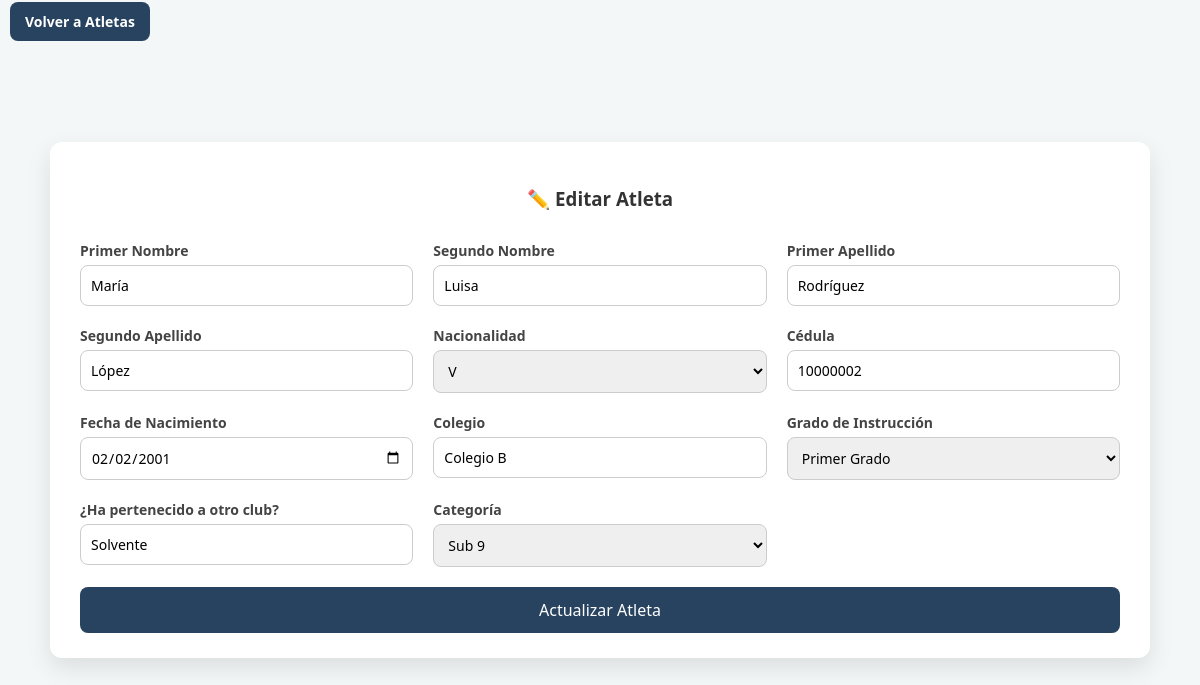
The app's page /public/EditarAtletaForm.php?ID_Atleta=A-10002 with its own data.
### tables this page shows
CREATE TABLE `atleta` (
  `CODA` int(11) NOT NULL,
  `ID_Atleta` varchar(10) DEFAULT NULL,
  `CI` varchar(11) DEFAULT NULL,
  `ID_Categoria` int(11) DEFAULT NULL,
  `Grado_Instruccion` varchar(50) DEFAULT NULL,
  `Solvencia` varchar(50) DEFAULT NULL,
  `Colegio` varchar(50) DEFAULT NULL,
  `Estatus` varchar(11) DEFAULT NULL,
  `Foto` int(11) DEFAULT NULL
);

CREATE TABLE `persona` (
  `CI` varchar(11) NOT NULL,
  `Nombre1` varchar(50) DEFAULT NULL,
  `Nombre2` varchar(50) DEFAULT NULL,
  `Apellido1` varchar(50) DEFAULT NULL,
  `Apellido2` varchar(50) DEFAULT NULL,
  `Fecha_Nac` date DEFAULT NULL
);

### class/Conex.php (called while the page is built, shortened)
<?php
	class Conexion {
		private $server="localhost";
		private $user="root";
		private $password="";
		private $BDD="futbol";
		public $conn=null;
		function __construct($s=null, $u=null, $p=null, $b=null)
		{
			$this->conn=new mysqli($this->server,$this->user, $this->password,  $this->BDD);
		}
		public function DatosAtletaCompleto($ID_Atleta){
			$sql="SELECT * FROM persona p, atleta a WHERE p.CI=a.CI and a.ID_Atleta='$ID_Atleta';";
			return $this->conn->query($sql);
		}
	}

### class/DTO.php (called while the page is built, shortened)
<?php
	require_once 'Conex.php';
	class DTO{
		public static function DatosAtletaCompleto($ID_Atleta){
			$conn=new Conexion();
			$result=$conn->DatosAtletaCompleto($ID_Atleta);
			if ($result->num_rows > 0) {
				while ($linea = $result->fetch_assoc()) {
					$Atleta[] = $linea;
				}
				return $Atleta;
			} else return 0;
		}
    }
    ?>

### class/Atleta.php (called while the page is built, shortened)
<?php
    class Atleta extends Persona{
        public static function DatosAtleta($ID_Atleta){
            return DTO::DatosAtletaCompleto($ID_Atleta);
        }
    }
?>

### public/EditarAtletaForm.php (the view, shortened to what this page needs)
<?php
    require_once "../class/Atleta.php";
    $atleta=Atleta::DatosAtleta($_GET['ID_Atleta']);
?>
<!DOCTYPE html>
<html lang="es">
<head>
</head>
<body>
<div class="back-button">
    <a href="atletas.php">Volver a Atletas</a>
</div>
    <form action="../src/atleta/EditarAtleta.php" method="POST">
        <h3>✏️ Editar Atleta</h3>
        <div>
            <label>Primer Nombre</label>
            <input type="text" name="Nombre1" value='<?php echo $atleta[0]['Nombre1']?>' required>
        </div>
        <div>
            <label>Segundo Nombre</label>
            <input type="text" name="Nombre2" value='<?php echo $atleta[0]['Nombre2']?>'>
        </div>
        <div>
            <label>Primer Apellido</label>
            <input type="text" name="Apellido1" value='<?php echo $atleta[0]['Apellido1']?>' required>
        </div>
        <div>
            <label>Segundo Apellido</label>
            <input type="text" name="Apellido2" value='<?php echo $atleta[0]['Apellido2']?>'>
        </div>
        <div>
            <label>Nacionalidad</label>
            <select name='nacionalidad' required>
                <option value="V" <?php echo (substr($atleta[0]['CI'],0,1)=="V")?"selected":""; ?>>V</option>
            </select>
        </div>
        <div>
            <label>Cédula</label>
            <input type="text" name="CI" placeholder="12345678" value='<?php echo substr($atleta[0]['CI'], 1);?>' required>
        </div>
        <div>
            <label>Fecha de Nacimiento</label>
            <input type="date" name="Fecha" value='<?php echo $atleta[0]['Fecha_Nac']?>' required>
        </div>
        <div>
            <label>Colegio</label>
            <input type="text" name="Colegio" value='<?php echo $atleta[0]['Colegio']?>'>
        </div>
        <div>
            <label>Grado de Instrucción</label>
            <select name="Grado_instruccion" required>
                <?php
                    $grados = ["Primer Grado","Segundo Grado","Tercer Grado","Cuarto Grado","Quinto Grado","Sexto Grado",
                               "Primer Año","Segundo Año","Tercer Año","Cuarto Año","Quinto Año","Sexto Año","No Estudia"];
                    foreach($grados as $grado){
                        $selected = ($atleta[0]['Grado_instruccion']==$grado) ? "selected" : "";
                        echo "<option value='$grado' $selected>$grado</option>";
                    }
                ?>
            </select>
        </div>
        <div>
            <label>¿Ha pertenecido a otro club?</label>
            <input type="text" name="Solvencia" value='<?php echo $atleta[0]['Solvencia']?>' required>
        </div>
        <div>
            <label>Categoría</label>
            <select name="Categoria" required>
                <?php
                    $categorias = [1=>"Sub 7", 2=>"Sub 9", 3=>"Sub 11", 4=>"Sub 13", 5=>"Sub 15", 6=>"Sub 17"];
                    foreach($categorias as $id=>$cat){
                        $selected = ($atleta[0]['ID_Categoria']==$id) ? "selected" : "";
                        echo "<option value='$id' $selected>$cat</option>";
                    }
                ?>
            </select>
        </div>
        <input type="submit" value="Actualizar Atleta">
    </form>
</body>
</html>

### public/EditarAtletaForm.php (style rules this page uses)
* { box-sizing: border-box; font-family: 'Segoe UI', sans-serif; }
body { margin: 0; background: #f4f7f8; display: flex; justify-content: center; align-items: center; min-height: 100vh; }
form { background: #fff; padding: 25px 30px; border-radius: 12px; box-shadow: 0 10px 25px rgba(0,0,0,0.1); width: 95%; max-width: 1100px; display: grid; grid-template-columns: repeat(auto-fit, minmax(280px, 1fr)); gap: 20px; }
h3 { grid-column: span 3; text-align: center; margin-bottom: 10px; color: #333; }
label { font-weight: bold; font-size: 14px; color: #444; margin-bottom: 5px; display: block; }
input, select { width: 100%; padding: 10px; border: 1px solid #ccc; border-radius: 8px; font-size: 14px; transition: 0.3s; }
input[type="submit"] { background: #28435fff; color: #fff; border: none; cursor: pointer; font-size: 16px; padding: 12px; transition: 0.3s; grid-column: span 3; }
.back-button { position: fixed; top: 10px; left: 10px; z-index: 900; }
.back-button a { background-color: #28435fff; color: #fff; padding: 10px 15px; border-radius: 8px; text-decoration: none; font-weight: bold; font-size: 14px; transition: background 0.3s; }

### records on screen
atleta: Nombre1 "María", Nombre2 "Luisa", Apellido1 "Rodríguez", Apellido2 "López", nacionalidad "V", CI "10000002", Fecha "02/02/2001", Colegio "Colegio B", Solvencia "Solvente"

### other values on screen
form field Grado_instruccion "Primer Grado"
form field Categoria "Sub 9"
